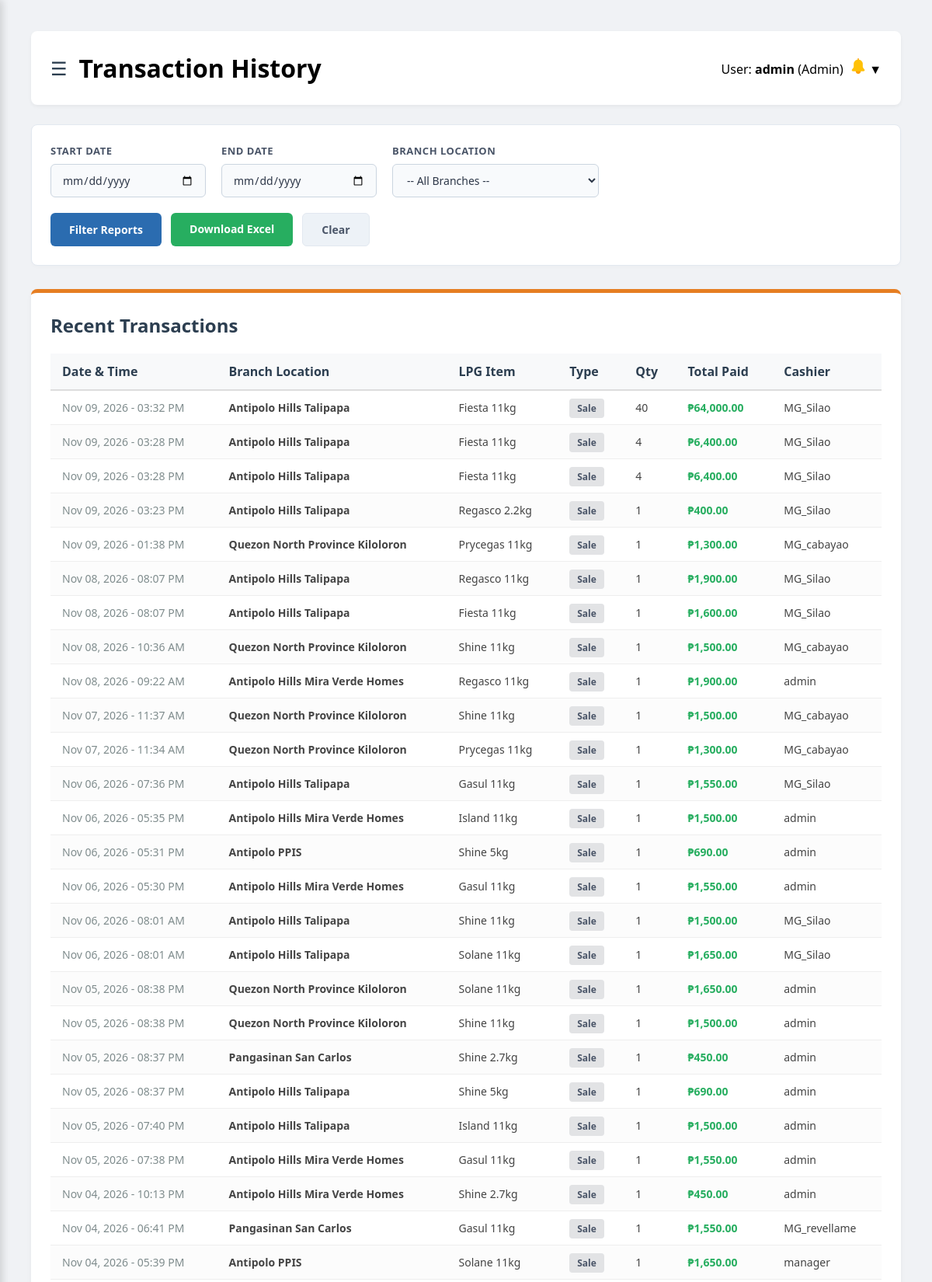
/reports.php (signed in, upper part), run on the app's committed database.
### tables this page shows
CREATE TABLE `daily_sales` (
  `id` int(11) NOT NULL,
  `branch_id` int(11) NOT NULL,
  `user_id` int(11) NOT NULL,
  `product_id` int(11) NOT NULL,
  `quantity` int(11) NOT NULL,
  `total_price` decimal(10,2) NOT NULL,
  `sale_date` timestamp NOT NULL DEFAULT current_timestamp(),
  `is_read` tinyint(1) DEFAULT 0,
  `sale_type` varchar(20) DEFAULT 'swap'
);

CREATE TABLE `branches` (
  `id` int(11) NOT NULL,
  `branch_name` varchar(50) NOT NULL,
  `is_main_branch` tinyint(1) DEFAULT 0,
  `status` varchar(20) NOT NULL DEFAULT 'Active'
);

CREATE TABLE `products` (
  `id` int(11) NOT NULL,
  `brand_name` varchar(50) NOT NULL,
  `tank_size` varchar(20) NOT NULL,
  `image` varchar(255) DEFAULT NULL
);

CREATE TABLE `users` (
  `id` int(11) NOT NULL,
  `username` varchar(50) NOT NULL,
  `email` varchar(255) DEFAULT NULL,
  `password` varchar(255) NOT NULL,
  `role` enum('Admin','Manager','Employee') NOT NULL,
  `branch_id` int(11) DEFAULT NULL,
  `status` varchar(10) NOT NULL DEFAULT 'Active',
  `login_attempts` int(11) NOT NULL DEFAULT 0,
  `last_attempt_time` datetime DEFAULT NULL,
  `otp_code` varchar(10) DEFAULT NULL,
  `otp_expiry` datetime DEFAULT NULL,
  `remember_token` varchar(255) DEFAULT NULL
);

### reports.php (the view, shortened to what this page needs)
<?php
require 'db_connect.php';
$filter_start = isset($_GET['start_date']) ? $_GET['start_date'] : '';
$filter_end = isset($_GET['end_date']) ? $_GET['end_date'] : '';
$limit = 50;
$current_page = isset($_GET['page']) && is_numeric($_GET['page']) ? (int)$_GET['page'] : 1;
$offset = ($current_page - 1) * $limit;
$where_clause = "WHERE 1=1 ";
$log_sql = "SELECT ds.*, p.brand_name, p.tank_size, u.username, b.branch_name
            FROM daily_sales ds
            JOIN products p ON ds.product_id = p.id
            JOIN users u ON ds.user_id = u.id
            JOIN branches b ON ds.branch_id = b.id
            $where_clause
            ORDER BY ds.sale_date DESC
            LIMIT $limit OFFSET $offset";
$log_result = $conn->query($log_sql);
?>
<!DOCTYPE html>
<html lang="en">
<head>
    <link rel="stylesheet" href="css/inventory.css">
    <link rel="stylesheet" href="css/reports.css">
    <link rel="stylesheet" href="css/dashboard.css">
    <link rel="stylesheet" href="css/mobile.css?v=6">
</head>
<body>
    <div class="main-content">
        <div class="page-header">
            <div style="display: flex; align-items: center; gap: 15px;">
                <button id="sidebarToggle" type="button" aria-label="Toggle Sidebar" style="background: none; border: none; font-size: 24px; cursor: pointer; color: #2c3e50; display: none; align-items: center; justify-content: center; padding: 0;">
                    &#9776;
                </button>
                <h1 style="margin: 0;">Transaction History</h1>
            </div>
                <div class="user-dropdown">
                    <span>User: <strong><?php echo htmlspecialchars($_SESSION['username']); ?></strong> (<?php echo htmlspecialchars($_SESSION['role']); ?>)</span>
                    <?php include 'header-notifications.php'; ?>
                </div>
        </div>
        <form method="GET" action="reports.php" class="filter-section">
            <div class="filter-group">
                <label>Start Date</label>
                <input type="date" name="start_date" min="2025-01-01" max="<?php echo date('Y-m-d'); ?>" value="<?php echo htmlspecialchars($filter_start); ?>">
            </div>
            <div class="filter-group">
                <label>End Date</label>
                <input type="date" name="end_date" min="2025-01-01" max="<?php echo date('Y-m-d'); ?>" value="<?php echo htmlspecialchars($filter_end); ?>">
            </div>
            <?php if ($user_role == 'Admin'): ?>
            <div class="filter-group">
                <label>Branch Location</label>
                <select name="branch_id">
                    <option value="">-- All Branches --</option>
                </select>
            </div>
            <?php endif; ?>
            <div class="filter-group" style="flex-direction: row; gap: 12px;">
                <button type="submit" class="btn-search">Filter Reports</button>
                <a href="export_excel.php?<?php echo http_build_query($_GET); ?>"
                    class="btn-search"
                    style="background-color: #27ae60; text-decoration: none; text-align: center;">
                    Download Excel
                </a>
                <a href="reports.php" class="btn-clear">Clear</a>
            </div>
        </form>
        <div class="table-container">
            <h2 style="margin-bottom: 20px; color: #2c3e50;">Recent Transactions</h2>
            <table>
                <thead>
                    <tr>
                        <th>Date & Time</th>
                        <?php if ($user_role == 'Admin') echo "<th>Branch Location</th>"; ?>
                        <th>LPG Item</th>
                        <th>Type</th>
                        <th>Qty</th>
                        <th>Total Paid</th>
                        <th>Cashier</th>
                    </tr>
                </thead>
                <tbody>
                    <?php
                    if ($log_result && $log_result->num_rows > 0) {
                        while($row = $log_result->fetch_assoc()) {
                            $formatted_date = date("M d, Y - h:i A", strtotime($row['sale_date']));
                            echo "<tr>";
                            echo "<td style='color: #7f8c8d;'>" . $formatted_date . "</td>";
                            if ($user_role == 'Admin') {
                                echo "<td><strong>" . htmlspecialchars($row['branch_name']) . "</strong></td>";
                            }
                            echo "<td>" . htmlspecialchars($row['brand_name']) . " " . htmlspecialchars($row['tank_size']) . "</td>";
                            echo "<td><span style='background-color: #e2e3e5; padding: 4px 10px; border-radius: 4px; font-size: 12px; font-weight: 600; color: #4a5568;'>Sale</span></td>";
                            echo "<td>" . htmlspecialchars($row['quantity']) . "</td>";
                            echo "<td style='color: #27ae60; font-weight: bold;'>₱" . number_format($row['total_price'], 2) . "</td>";
                            echo "<td>" . htmlspecialchars($row['username']) . "</td>";
                            echo "</tr>";
                        }
                    } else {
                        $col_span = ($user_role == 'Admin') ? '7' : '6';
                        echo "<tr><td colspan='$col_span' style='text-align: center; padding: 40px; color: #7f8c8d;'>No transaction data found for this period.</td></tr>";
                    }
                    ?>
                </tbody>
            </table>
        </div>
    </div>
</body>
</html>

### css/inventory.css (style rules this page uses)
* { margin: 0; padding: 0; box-sizing: border-box; font-family: 'Segoe UI', Tahoma, Geneva, Verdana, sans-serif; }
body { display: flex; height: 100vh; background-color: #f0f2f5; }
.main-content { flex: 1; padding: 40px; overflow-y: auto; }
.page-header { display: flex; justify-content: space-between; align-items: center; background-color: #ffffff; padding: 15px 25px; border-radius: 8px; box-shadow: 0px 2px 5px rgba(0, 0, 0, 0.05); margin-bottom: 20px; }
.table-container { background-color: #ffffff; padding: 25px; border-radius: 8px; box-shadow: 0px 4px 6px rgba(0, 0, 0, 0.05); border-top: 5px solid #e67e22; }
table { width: 100%; border-collapse: collapse; margin-top: 15px; }
th { background-color: #f8f9fa; color: #2c3e50; text-align: left; padding: 12px 15px; font-weight: bold; border-bottom: 2px solid #dddddd; }
td { padding: 12px 15px; border-bottom: 1px solid #eeeeee; color: #444444; }
tr:nth-child(even) { background-color: #fcfcfc; }

### css/reports.css (style rules this page uses)
.filter-section { background-color: #ffffff; border: 1px solid #e2e8f0; padding: 24px; border-radius: 8px; margin-bottom: 30px; box-shadow: 0 2px 4px rgba(0, 0, 0, 0.02); display: flex; gap: 20px; flex-wrap: wrap; align-items: flex-end; }
.filter-group { display: flex; flex-direction: column; }
.filter-group label { font-size: 13px; font-weight: 600; color: #4a5568; margin-bottom: 8px; text-transform: uppercase; letter-spacing: 0.5px; }
.filter-group input[type="date"], .filter-group select { padding: 10px 14px; border: 1px solid #cbd5e0; border-radius: 6px; font-size: 14px; color: #2d3748; background-color: #f8fafc; transition: all 0.2s ease; min-width: 200px; }
.btn-search { background-color: #2b6cb0; color: #ffffff; padding: 11px 24px; border: none; border-radius: 6px; cursor: pointer; font-weight: 600; font-size: 14px; transition: background-color 0.2s ease; }
.btn-clear { background-color: #edf2f7; color: #4a5568; padding: 11px 24px; text-decoration: none; border-radius: 6px; font-weight: 600; font-size: 14px; border: 1px solid #e2e8f0; transition: all 0.2s ease; text-align: center; }

### css/dashboard.css (style rules this page uses)
* { margin: 0; padding: 0; box-sizing: border-box; font-family: 'Segoe UI', Tahoma, Geneva, Verdana, sans-serif; }
body { display: flex; height: 100vh; background-color: #f0f2f5; }
.main-content { flex: 1; padding: 40px; overflow-y: auto; }
.page-header { display: flex; justify-content: space-between; align-items: center; background-color: #ffffff; padding: 15px 25px; border-radius: 8px; box-shadow: 0px 2px 5px rgba(0, 0, 0, 0.05); margin-bottom: 25px; }
.table-container { background-color: #ffffff; padding: 25px; border-radius: 8px; box-shadow: 0px 4px 6px rgba(0, 0, 0, 0.05); }
table { width: 100%; border-collapse: collapse; margin-top: 15px; }
th { background-color: #f8f9fa; color: #2c3e50; text-align: left; padding: 12px 15px; border-bottom: 2px solid #dddddd; }
td { padding: 12px 15px; border-bottom: 1px solid #eeeeee; font-size: 14px; }
.user-dropdown { position: relative; display: inline-block; cursor: pointer; padding: 10px 0; }

### css/mobile.css (style rules this page uses)
:root { --sidebar-collapsed-width: 75px; --sidebar-expanded-width: 250px; }
body { margin-left: var(--sidebar-collapsed-width); transition: margin-left 0.3s cubic-bezier(0.4, 0, 0.2, 1); }
@media (max-width: 1200px) { body { margin-left: 0 !important; } }
@media (max-width: 1200px) { #sidebarToggle { display: inline-flex !important; } }

### data on the page
daily_sales: sale_date "Nov 09, 2026 - 03:32 PM", branch.branch_name "Antipolo Hills Talipapa", product.brand_name "Fiesta", product.tank_size "11kg", quantity "40", total_price "64,000.00", user.username "MG_Silao"
daily_sales: sale_date "Nov 09, 2026 - 03:28 PM", branch.branch_name "Antipolo Hills Talipapa", product.brand_name "Fiesta", product.tank_size "11kg", quantity "4", total_price "6,400.00", user.username "MG_Silao"
daily_sales: sale_date "Nov 09, 2026 - 03:28 PM", branch.branch_name "Antipolo Hills Talipapa", product.brand_name "Fiesta", product.tank_size "11kg", quantity "4", total_price "6,400.00", user.username "MG_Silao"
daily_sales: sale_date "Nov 09, 2026 - 03:23 PM", branch.branch_name "Antipolo Hills Talipapa", product.brand_name "Regasco", product.tank_size "2.2kg", quantity "1", total_price "400.00", user.username "MG_Silao"
daily_sales: sale_date "Nov 09, 2026 - 01:38 PM", branch.branch_name "Quezon North Province Kiloloron", product.brand_name "Prycegas", product.tank_size "11kg", quantity "1", total_price "1,300.00", user.username "MG_cabayao"
daily_sales: sale_date "Nov 08, 2026 - 08:07 PM", branch.branch_name "Antipolo Hills Talipapa", product.brand_name "Regasco", product.tank_size "11kg", quantity "1", total_price "1,900.00", user.username "MG_Silao"
daily_sales: sale_date "Nov 08, 2026 - 08:07 PM", branch.branch_name "Antipolo Hills Talipapa", product.brand_name "Fiesta", product.tank_size "11kg", quantity "1", total_price "1,600.00", user.username "MG_Silao"
daily_sales: sale_date "Nov 08, 2026 - 10:36 AM", branch.branch_name "Quezon North Province Kiloloron", product.brand_name "Shine", product.tank_size "11kg", quantity "1", total_price "1,500.00", user.username "MG_cabayao"
daily_sales: sale_date "Nov 08, 2026 - 09:22 AM", branch.branch_name "Antipolo Hills Mira Verde Homes", product.brand_name "Regasco", product.tank_size "11kg", quantity "1", total_price "1,900.00", user.username "admin"
daily_sales: sale_date "Nov 07, 2026 - 11:37 AM", branch.branch_name "Quezon North Province Kiloloron", product.brand_name "Shine", product.tank_size "11kg", quantity "1", total_price "1,500.00", user.username "MG_cabayao"
daily_sales: sale_date "Nov 07, 2026 - 11:34 AM", branch.branch_name "Quezon North Province Kiloloron", product.brand_name "Prycegas", product.tank_size "11kg", quantity "1", total_price "1,300.00", user.username "MG_cabayao"
daily_sales: sale_date "Nov 06, 2026 - 07:36 PM", branch.branch_name "Antipolo Hills Talipapa", product.brand_name "Gasul", product.tank_size "11kg", quantity "1", total_price "1,550.00", user.username "MG_Silao"
daily_sales: sale_date "Nov 06, 2026 - 05:35 PM", branch.branch_name "Antipolo Hills Mira Verde Homes", product.brand_name "Island", product.tank_size "11kg", quantity "1", total_price "1,500.00", user.username "admin"
daily_sales: sale_date "Nov 06, 2026 - 05:31 PM", branch.branch_name "Antipolo PPIS", product.brand_name "Shine", product.tank_size "5kg", quantity "1", total_price "690.00", user.username "admin"
daily_sales: sale_date "Nov 06, 2026 - 05:30 PM", branch.branch_name "Antipolo Hills Mira Verde Homes", product.brand_name "Gasul", product.tank_size "11kg", quantity "1", total_price "1,550.00", user.username "admin"
daily_sales: sale_date "Nov 06, 2026 - 08:01 AM", branch.branch_name "Antipolo Hills Talipapa", product.brand_name "Shine", product.tank_size "11kg", quantity "1", total_price "1,500.00", user.username "MG_Silao"
daily_sales: sale_date "Nov 06, 2026 - 08:01 AM", branch.branch_name "Antipolo Hills Talipapa", product.brand_name "Solane", product.tank_size "11kg", quantity "1", total_price "1,650.00", user.username "MG_Silao"
daily_sales: sale_date "Nov 05, 2026 - 08:38 PM", branch.branch_name "Quezon North Province Kiloloron", product.brand_name "Solane", product.tank_size "11kg", quantity "1", total_price "1,650.00", user.username "admin"
daily_sales: sale_date "Nov 05, 2026 - 08:38 PM", branch.branch_name "Quezon North Province Kiloloron", product.brand_name "Shine", product.tank_size "11kg", quantity "1", total_price "1,500.00", user.username "admin"
daily_sales: sale_date "Nov 05, 2026 - 08:37 PM", branch.branch_name "Pangasinan San Carlos", product.brand_name "Shine", product.tank_size "2.7kg", quantity "1", total_price "450.00", user.username "admin"
daily_sales: sale_date "Nov 05, 2026 - 08:37 PM", branch.branch_name "Antipolo Hills Talipapa", product.brand_name "Shine", product.tank_size "5kg", quantity "1", total_price "690.00", user.username "admin"
daily_sales: sale_date "Nov 05, 2026 - 07:40 PM", branch.branch_name "Antipolo Hills Talipapa", product.brand_name "Island", product.tank_size "11kg", quantity "1", total_price "1,500.00", user.username "admin"
daily_sales: sale_date "Nov 05, 2026 - 07:38 PM", branch.branch_name "Antipolo Hills Mira Verde Homes", product.brand_name "Gasul", product.tank_size "11kg", quantity "1", total_price "1,550.00", user.username "admin"
daily_sales: sale_date "Nov 04, 2026 - 10:13 PM", branch.branch_name "Antipolo Hills Mira Verde Homes", product.brand_name "Shine", product.tank_size "2.7kg", quantity "1", total_price "450.00", user.username "admin"
daily_sales: sale_date "Nov 04, 2026 - 06:41 PM", branch.branch_name "Pangasinan San Carlos", product.brand_name "Gasul", product.tank_size "11kg", quantity "1", total_price "1,550.00", user.username "MG_revellame"
daily_sales: sale_date "Nov 04, 2026 - 05:39 PM", branch.branch_name "Antipolo PPIS", product.brand_name "Solane", product.tank_size "11kg", quantity "1", total_price "1,650.00", user.username "manager"

### other printed values
$_SESSION['username'] "admin"
$_SESSION['role'] "Admin"
